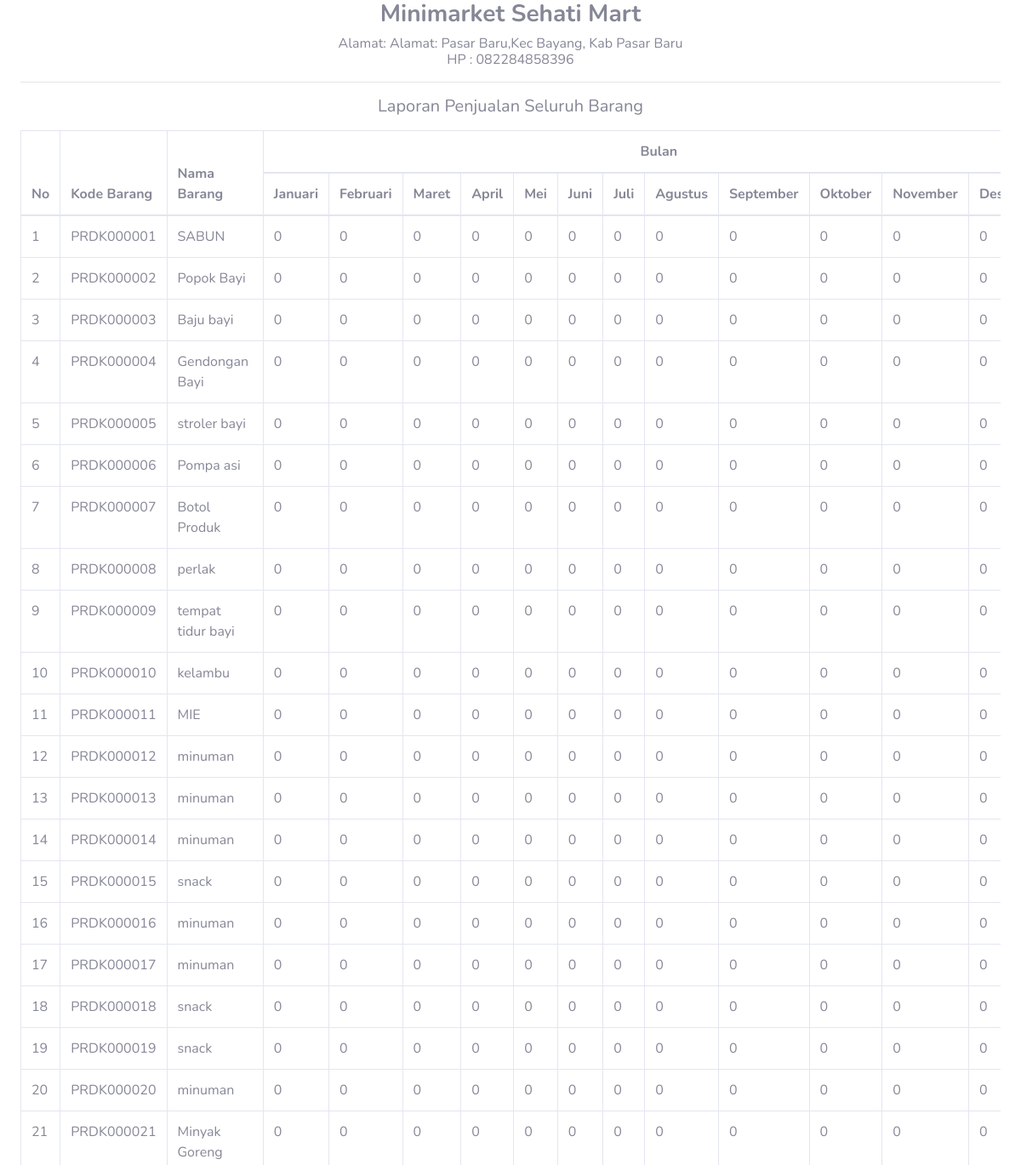
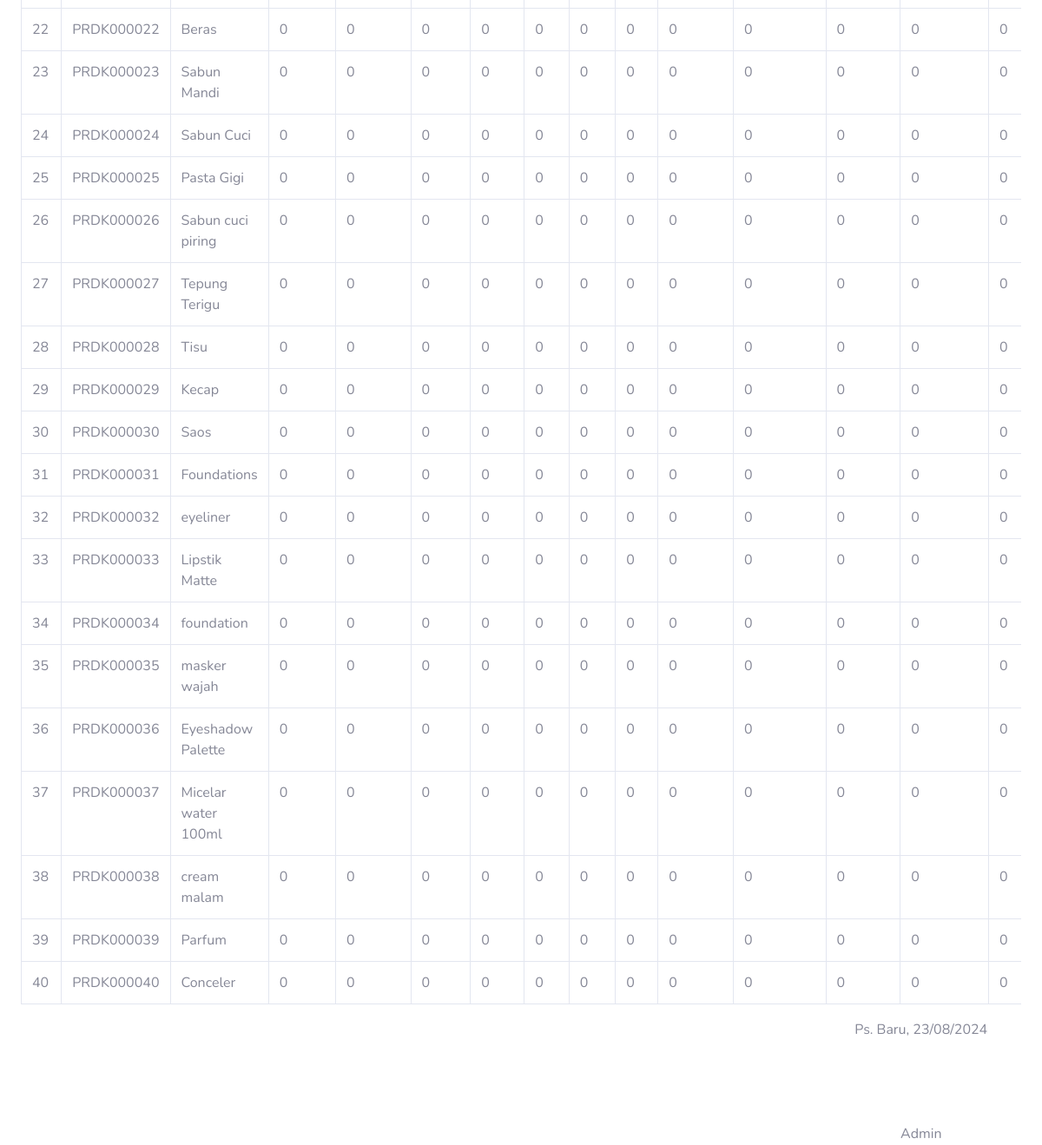
The app's page /laporan_transaksi_tahun.php (signed in) with its own data (2 pictures, top to bottom).
### tables this page shows
CREATE TABLE `tbl_pengaturan` (
  `pengaturan_id` int NOT NULL,
  `pengaturan_nama_sidebar` text NOT NULL,
  `pengaturan_nama_navbar` text NOT NULL,
  `pengaturan_alamat` text NOT NULL,
  `pengaturan_no_hp` varchar(15) NOT NULL
);

CREATE TABLE `tbl_produk` (
  `produk_id` varchar(10) NOT NULL,
  `produk_kategori` text NOT NULL,
  `produk_merek` text NOT NULL,
  `produk_nama` text NOT NULL,
  `produk_stok` int NOT NULL,
  `produk_harga_modal` int NOT NULL,
  `produk_harga_jual` int NOT NULL,
  `produk_satuan` varchar(30) NOT NULL
);

CREATE TABLE `tbl_pengguna` (
  `pengguna_id` int NOT NULL,
  `pengguna_nama` text NOT NULL,
  `username` varchar(30) NOT NULL,
  `password` varchar(30) NOT NULL,
  `pengguna_pilihan` varchar(30) NOT NULL
);

### laporan_transaksi_tahun.php (the view, shortened to what this page needs)
<!DOCTYPE html>
<html lang="en">
<?php
include 'config.php';
$tgl = date("d/m/Y");
$pengaturan = mysqli_fetch_array(mysqli_query($config, "SELECT * FROM tbl_pengaturan"));
$pengguna = mysqli_fetch_array(mysqli_query($config, "SELECT * FROM tbl_pengguna WHERE pengguna_id='{$_SESSION['pengguna_id']}'"));
?>
<head>
    <link href="vendor/fontawesome-free/css/all.min.css" rel="stylesheet" type="text/css">
    <link href="css/sb-admin-2.min.css" rel="stylesheet">
</head>
<body onload="window.print()">
    <div id="content-wrapper" class="d-flex flex-column">
        <div id="content">
            <div class="container-fluid">
                <h3 class="text-center font-weight-bold"><?= $pengaturan['pengaturan_nama_navbar'] ?></h3>
                <h6 class="text-center m-0">Alamat: <?= $pengaturan['pengaturan_alamat'] ?></h6>
                <h6 class="text-center m-0">HP : <?= $pengaturan['pengaturan_no_hp'] ?></h6>
                <hr>
                <h5 class="text-center mb-3">Laporan Penjualan Seluruh Barang</h5>
                <?php
                $bulan = [
                    '01' => 'Januari', '02' => 'Februari', '03' => 'Maret',
                    '04' => 'April', '05' => 'Mei', '06' => 'Juni',
                    '07' => 'Juli', '08' => 'Agustus', '09' => 'September',
                    '10' => 'Oktober', '11' => 'November', '12' => 'Desember'
                ];
                echo '<div class="table-responsive">
                    <table class="table table-bordered" width="100%" cellspacing="0">
                        <thead>
                            <tr>
                                <th rowspan="2">No</th>
                                <th rowspan="2">Kode Barang</th>
                                <th rowspan="2">Nama Barang</th>
                               <th colspan="12" style="text-align: center;">Bulan</th>
                                <th rowspan="2">Total</th>
                            </tr>
                            <tr>';
                foreach ($bulan as $key => $value) {
                    echo "<th>$value</th>";
                }
                echo '</tr>
                        </thead>
                        <tbody>';
                        $no = 1;
                        $query_barang = mysqli_query($config, "SELECT DISTINCT produk_id, produk_nama FROM tbl_produk");
                        while ($row_barang = mysqli_fetch_array($query_barang)) {
                            $produk_id = $row_barang['produk_id'];
                            $nama_barang = $row_barang['produk_nama'];
                            echo "<tr>
                                    <td>{$no}</td>
                                    <td>{$produk_id}</td>
                                    <td>{$nama_barang}</td>";
                            foreach ($bulan as $key => $value) {
                                $data_bulan = mysqli_fetch_array(mysqli_query($config, "SELECT SUM(total_harga) AS total_harga FROM tbl_transaksi WHERE produk_id = '$produk_id' AND MONTH(tgl_wktu_transaksi) = '$key' AND YEAR(tgl_wktu_transaksi) = '$tahun_pilih'"));
                                $total_harga = $data_bulan['total_harga'] ? $data_bulan['total_harga'] : 0;
                                echo "<td>{$total_harga}</td>";
                            }
                            echo "</tr>";
                            $no++;
                        }
                echo '</tbody>
                    </table>
                </div>';
                ?>
                <table style="width: 100%; text-align:center">
                    <tr>
                        <td style="width: 80%;"></td>
                        <td>
                            Ps. Baru, <?= $tgl ?><br><br><br><br><br>
                            <?= $pengguna['pengguna_nama'] ?>
                        </td>
                    </tr>
                </table>
            </div>
        </div>
    </div>
</body>
</html>

### records on screen
tbl_pengaturan: pengaturan_alamat "Alamat: Pasar Baru,Kec Bayang, Kab Pasar Baru", pengaturan_no_hp "082284858396"
tbl_produk: produk_id "PRDK000001", produk_nama "SABUN", total_harga "0"
tbl_produk: produk_id "PRDK000002", produk_nama "Popok Bayi", total_harga "0"
tbl_produk: produk_id "PRDK000003", produk_nama "Baju bayi", total_harga "0"
tbl_produk: produk_id "PRDK000004", produk_nama "Gendongan Bayi", total_harga "0"
tbl_produk: produk_id "PRDK000005", produk_nama "stroler bayi", total_harga "0"
tbl_produk: produk_id "PRDK000006", produk_nama "Pompa asi", total_harga "0"
tbl_produk: produk_id "PRDK000007", produk_nama "Botol Produk", total_harga "0"
tbl_produk: produk_id "PRDK000008", produk_nama "perlak", total_harga "0"
tbl_produk: produk_id "PRDK000009", produk_nama "tempat tidur bayi", total_harga "0"
tbl_produk: produk_id "PRDK000010", produk_nama "kelambu", total_harga "0"
tbl_produk: produk_id "PRDK000011", produk_nama "MIE", total_harga "0"
tbl_produk: produk_id "PRDK000012", produk_nama "minuman", total_harga "0"
tbl_produk: produk_id "PRDK000013", produk_nama "minuman", total_harga "0"
tbl_produk: produk_id "PRDK000014", produk_nama "minuman", total_harga "0"
tbl_produk: produk_id "PRDK000015", produk_nama "snack", total_harga "0"
tbl_produk: produk_id "PRDK000016", produk_nama "minuman", total_harga "0"
tbl_produk: produk_id "PRDK000017", produk_nama "minuman", total_harga "0"
tbl_produk: produk_id "PRDK000018", produk_nama "snack", total_harga "0"
tbl_produk: produk_id "PRDK000019", produk_nama "snack", total_harga "0"
tbl_produk: produk_id "PRDK000020", produk_nama "minuman", total_harga "0"
tbl_produk: produk_id "PRDK000021", produk_nama "Minyak Goreng", total_harga "0"
tbl_produk: produk_id "PRDK000022", produk_nama "Beras", total_harga "0"
tbl_produk: produk_id "PRDK000023", produk_nama "Sabun Mandi", total_harga "0"
tbl_produk: produk_id "PRDK000024", produk_nama "Sabun Cuci", total_harga "0"
tbl_produk: produk_id "PRDK000025", produk_nama "Pasta Gigi", total_harga "0"
tbl_produk: produk_id "PRDK000026", produk_nama "Sabun cuci piring", total_harga "0"
tbl_produk: produk_id "PRDK000027", produk_nama "Tepung Terigu", total_harga "0"
tbl_produk: produk_id "PRDK000028", produk_nama "Tisu", total_harga "0"
tbl_produk: produk_id "PRDK000029", produk_nama "Kecap", total_harga "0"
tbl_produk: produk_id "PRDK000030", produk_nama "Saos", total_harga "0"
tbl_produk: produk_id "PRDK000031", produk_nama "Foundations", total_harga "0"
tbl_produk: produk_id "PRDK000032", produk_nama "eyeliner", total_harga "0"
tbl_produk: produk_id "PRDK000033", produk_nama "Lipstik Matte", total_harga "0"
tbl_produk: produk_id "PRDK000034", produk_nama "foundation", total_harga "0"
tbl_produk: produk_id "PRDK000035", produk_nama "masker wajah", total_harga "0"
tbl_produk: produk_id "PRDK000036", produk_nama "Eyeshadow Palette", total_harga "0"
tbl_produk: produk_id "PRDK000037", produk_nama "Micelar water 100ml", total_harga "0"
tbl_produk: produk_id "PRDK000038", produk_nama "cream malam", total_harga "0"
tbl_produk: produk_id "PRDK000039", produk_nama "Parfum", total_harga "0"
tbl_produk: produk_id "PRDK000040", produk_nama "Conceler", total_harga "0"
tbl_pengguna: pengguna_nama "Admin"

### other values on screen
$value "Januari"
$value "Februari"
$value "Maret"
$value "April"
$value "Mei"
$value "Juni"
$value "Juli"
$value "Agustus"
$value "September"
$value "Oktober"
$value "November"
